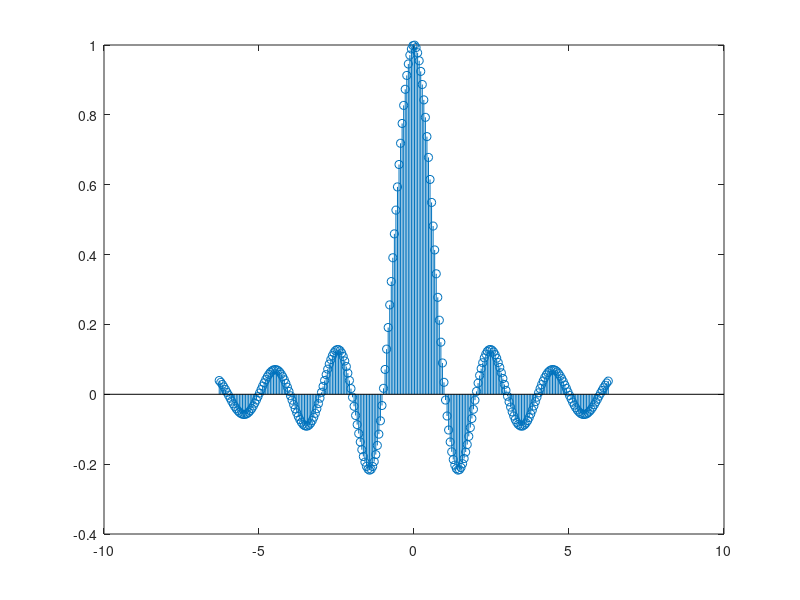

MATLAB code to generate this figure: (Note: this script raises an error after producing the figure.)
figure
f = 20;
x = -2*pi:1/f:2*pi;
y = sinc(x);
stem(x,y);
%ztrans
figure
syms t
f = sinc(t);
ztrans(f);
subplot 121
fplot(f)
subplot 122
plot(x,y)